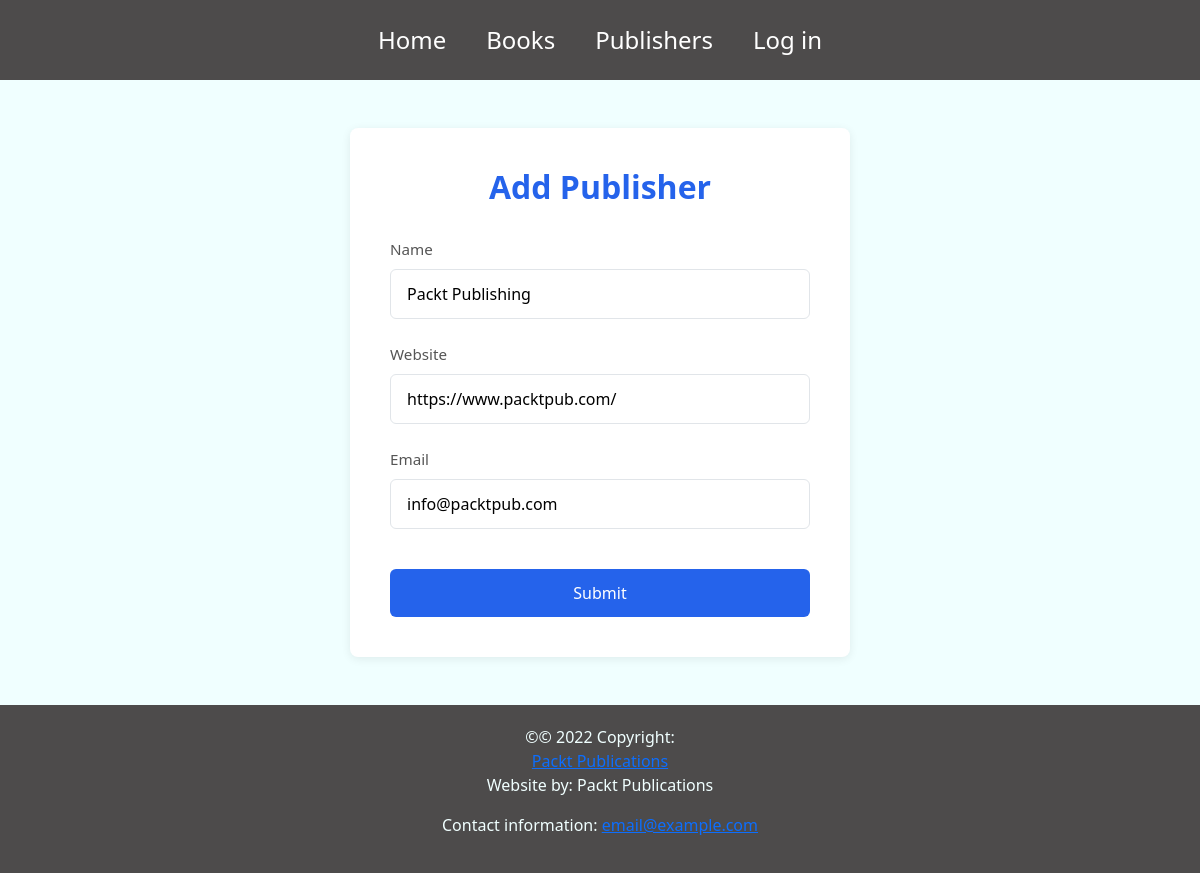
/publishers/1/, run on an earlier commit of the app's database.
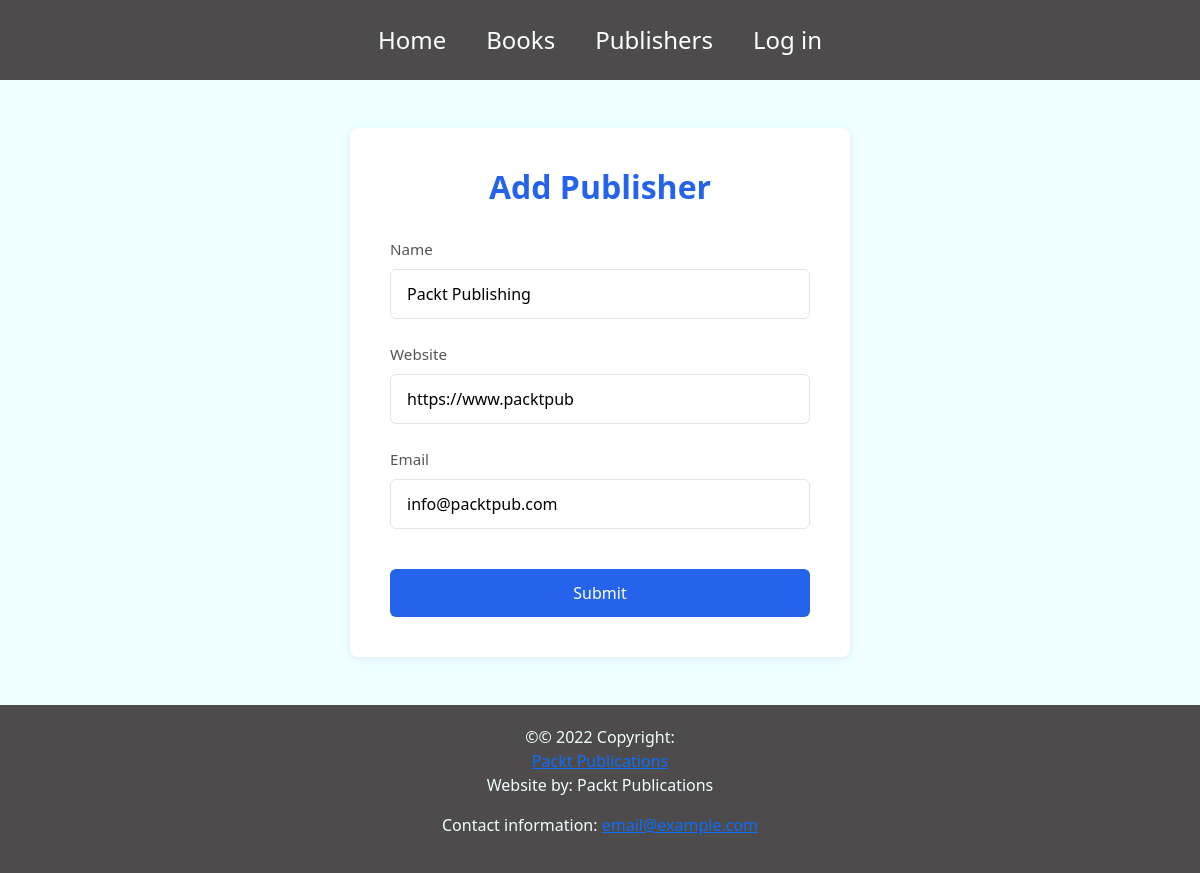
And on a later commit of the database.
### reviews/models.py (models this page shows, shortened)
class Publisher(models.Model):
    name = models.CharField(
        max_length=50,
        help_text='The name of the Publisher'
    )
    website = models.URLField(
        help_text='The Publisher`s website'
    )
    email = models.EmailField(
        help_text='The Publisher email address'
    )

### publishers/views.py (the view)
# urls.py: path('publishers/<int:pk>/', views.publisher_edit, name='publisher_edit'),
def publisher_edit(request, pk=None):
    if pk is not None:
        publisher = get_object_or_404(Publisher, pk=pk)
    else:
        publisher = None
    if request.method == 'POST':
        form = PublisherForm(request.POST, instance=publisher)
        if form.is_valid():
            updated_publisher = form.save()
            if publisher is None:
                messages.success(request, f'Publisher {updated_publisher} was successfully created')
            else:
                messages.success(request, f'Publisher {updated_publisher} was successfully updated')
            return redirect('publisher_edit', updated_publisher.pk)
    else:
        form = PublisherForm(instance=publisher)
    return render(request, 'publishers/publishers.html', {'form':form})

### publishers/forms.py
class PublisherForm(forms.ModelForm):
    class Meta:
        model = Publisher
        fields = '__all__'

### publishers/templates/publishers/publishers.html (shortened to what this page needs)
{% extends 'base.html' %}
{% load static %}
{% block head %}
    <link rel="stylesheet" href="{% static 'publishers\styles\main.css' %}">
{% endblock %}
{% block content%}
<div class="publisher-form-container">
    <h1 class="form-title">Add Publisher</h1>
    <form action="" method="post">
        <div class="form-group{% if form.name.errors %} error{% endif %}">
            <label for="id_name">{{ form.name.label }}</label>
            {{ form.name }}
        </div>
        <div class="form-group{% if form.website.errors %} error{% endif %}">
            <label for="id_website">{{ form.website.label }}</label>
            {{ form.website }}
        </div>
        <div class="form-group{% if form.email.errors %} error{% endif %}">
            <label for="id_email">{{ form.email.label }}</label>
            {{ form.email }}
        </div>
        <button type="submit" class="submit-button">Submit</button>
    </form>
</div>
{% endblock %}

What changed in the data, as far as the page shows it:
changed Publisher "Packt Publishing": website "https://www.packtpub.com/" → "https://www.packtpub"
